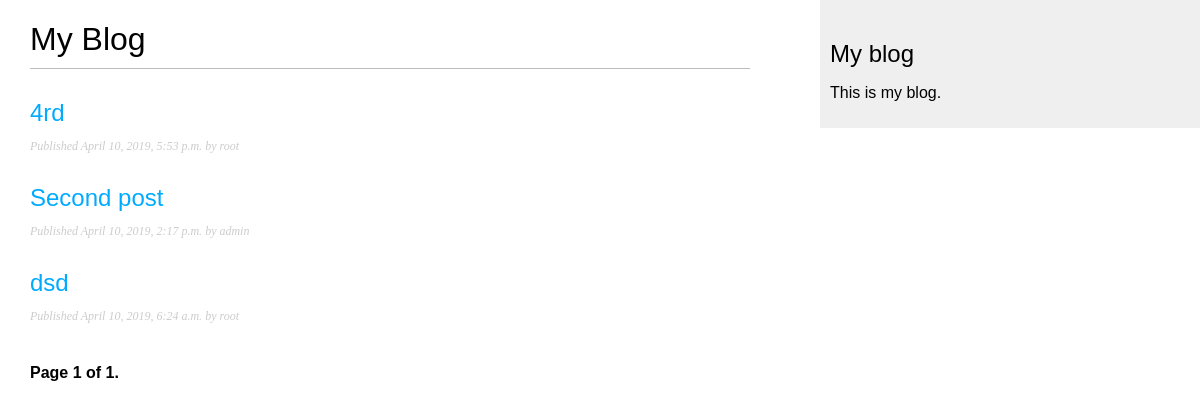
/blog/, run on an earlier commit of the app's database.
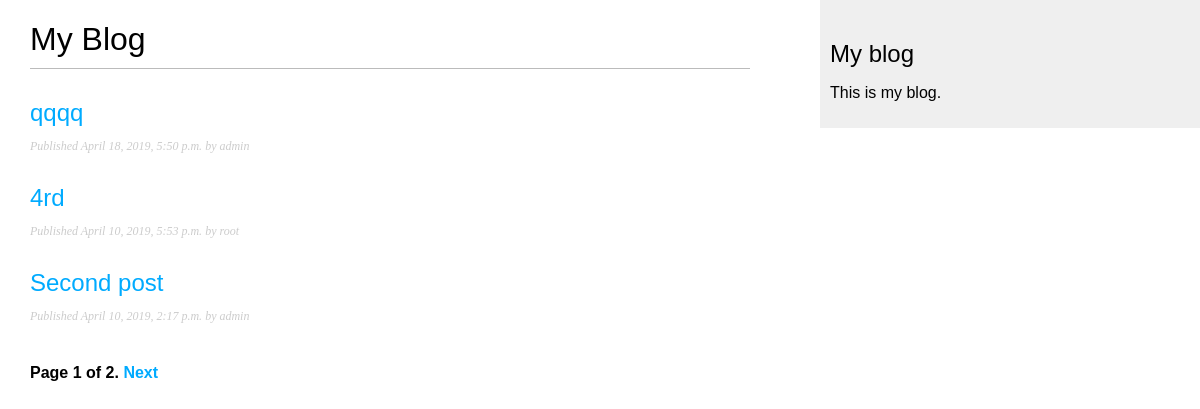
And on a later commit of the database.
### blog/models.py (models this page shows, shortened)
class Post(models.Model):
    STATUS_CHOICES = (
	('draft', 'Draft'),
        ('published', 'Published'),
    )
    title = models.CharField(max_length=250)
    slug = models.SlugField(max_length=250,unique_for_date='publish')
    author = models.ForeignKey(User,related_name='blog_posts')
    body = models.TextField()
    publish = models.DateTimeField(default=timezone.now)
    created = models.DateTimeField(auto_now_add=True)
    updated = models.DateTimeField(auto_now=True)
    status = models.CharField(max_length=10,choices=STATUS_CHOICES,default='draft')
    published = PublishedManager()
    objects = models.Manager()
    tags = TaggableManager()
    sharecnt = models.IntegerField(default=0)
    class Meta:
        ordering = ('-publish',)
    def get_sharecnt(self):
        return self.sharecnt
    get_sharecnt.short_description = '# of shared posts'
    def get_absolute_url(self):
        return reverse('blog:post_detail',args=[self.publish.year,self.publish.strftime('%m'),self.publish.strftime('%d'),self.slug])

### blog/views.py (the view)
class PostListView(ListView):
    queryset = Post.published.all()
    context_object_name = 'posts'
    paginate_by = 3
    template_name = 'blog/post/list.html'

### blog/templates/blog/post/list.html (shortened to what this page needs)
{% extends "blog/base.html" %}
{% block content %}
    <h1>My Blog</h1>
    {% for post in posts %}
      <h2>
        <a href="{{ post.get_absolute_url }}">
          {{ post.title }}
        </a>
      </h2>
     <p class="date">
      Published {{ post.publish }} by {{ post.author }}
     </p>
    {% endfor %}
    {% include "pagination.html" with page=page_obj %}
{% endblock %}

What changed in the data, as far as the page shows it:
no longer on this page (row unchanged): Post: title "dsd", publish "April 10, 2019, 6:24 a.m.", author "root"
added Post: title "qqqq", publish "April 18, 2019, 5:50 p.m.", author "admin"
Also different on the page:
{{ page.paginator.num_pages }}: "1" → "2"
text now shown: "Next"
